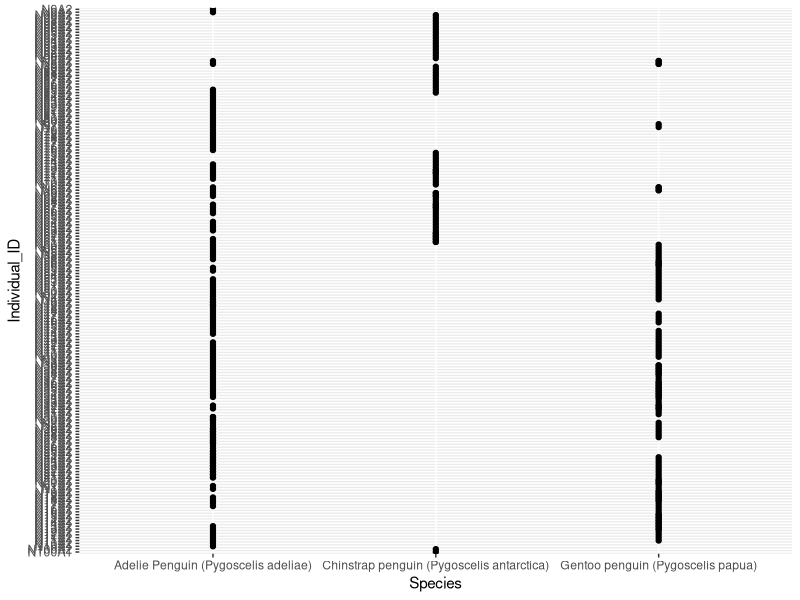
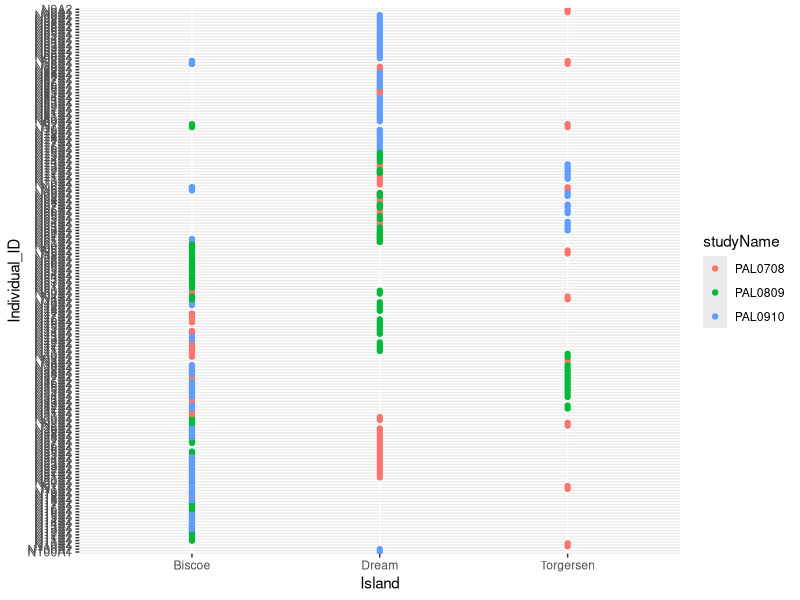
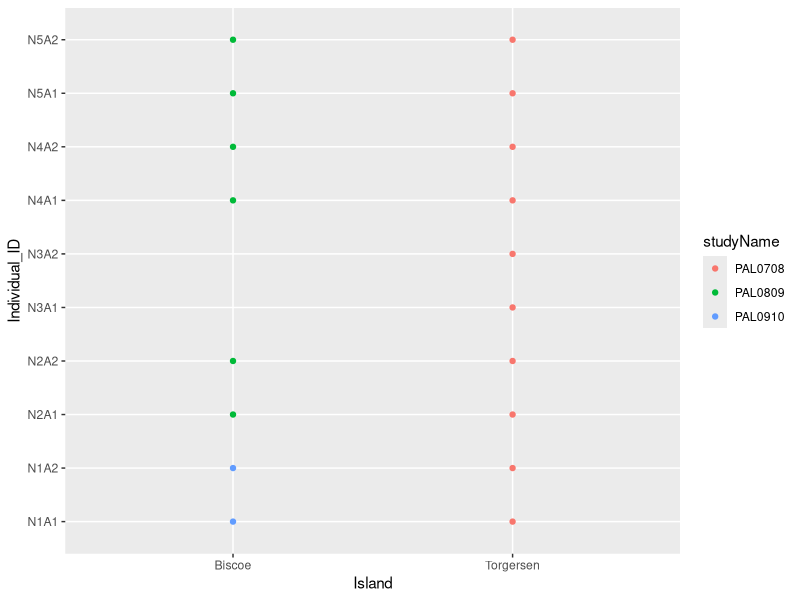
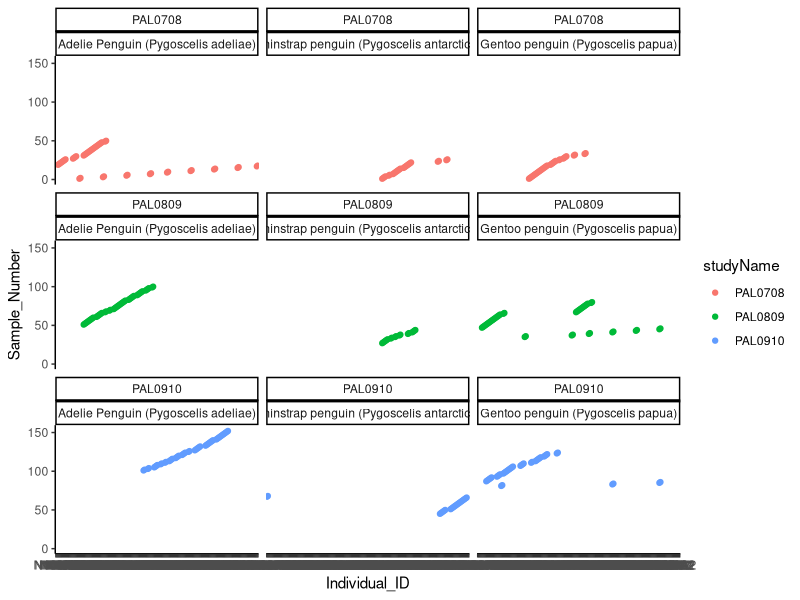

R code for these plots, in order:
library(tidyverse)
library(here)


# {palmerpenguins} ====================================

# install.packages("palmerpenguins")
# library(palmerpenguins) # to load, BUT no need if you use namespace ;)

palmerpenguins::penguins
raw <- palmerpenguins::penguins_raw


# Get info about "penguins_raw" --------------------------------------------

# ?penguins_raw
# A tibble with 344 rows and 17 variables:






# Make dummy date set ---------------------------

# Make col names easier to work with (replace space and non alpha num characters) --------------------------------

# Use to test regex
names(raw) %>% str_view_all(., "o/oo")


names(raw) <- str_replace_all(names(raw), " ", "_")
names(raw) <- str_replace_all(names(raw), "\\(|\\)", "")
names(raw) <- str_replace_all(names(raw), "_o/oo", "")
names(raw)


# Remove useless vars ------------------
raw <- raw %>% 
  select(-c(Region, Stage, Clutch_Completion))


# Simulate incomplete data set from last study (PAL0910) ------------------
raw$studyName %>% unique()

# Subset so I can work on this ...
PAL0910 <- raw %>% 
  filter(studyName == "PAL0910") %>% 
  write_csv("./PAL0910.csv")

# ... to drop a big part of the readings (so that it looks incomplete)
to_remove <- PAL0910 %>% slice_max(Date_Egg, n = 99)

# ... and then later show how to add this again
raw_small <- anti_join(raw, to_remove, 
                       by = c("studyName", "Species", "Island", "Individual_ID")) # return all x without match in y


# Add typos ------------------------------

# Error 1: obvious misspelling (species)
raw_small$Species[133] <- "Gentoo"
raw_small$Species %>% unique()

# DROP THIS ONE FOR NOW Error 2: missing info (Species) -> correct based on Individual_ID
# find individual that has more than 2 readings so I can be sure about the spp
raw_small %>% 
  group_by(Individual_ID) %>% 
  summarise(n = n()) %>% 
  filter(n > 2)  # N28A1 and others ...

raw_small %>% 
  filter(Individual_ID == "N28A1") # 2 spp ... wtf

raw %>% 
  group_by(Individual_ID) %>% 
  summarise(spp_nr = length(unique(Species))) %>% 
  filter(spp_nr > 1) %>% 
  view()


# Plot to see spp to indivdual nr ...
ggplot(raw, aes(x = Species,
                      y = Individual_ID)) +
  geom_point()
  


# Error 2: tricky (Individual_ID, double "A" in name)
raw_small$Individual_ID[21] #  "N11A1"
raw_small$Individual_ID[21] <- "N11AA1"

# Error 2: tricky (Date wrong year 2090 instead of 2009)
raw$Date_Egg[127] # "2009-11-21"
raw$Date_Egg[127] <- "2090-11-21"





# Then export as CSV
write_csv(raw_small, "./palmer_rawdata.csv")



# Explore 

## studyName -----------------------

raw$studyName %>% length() # 344
raw$studyName %>% unique() #  "PAL0708" "PAL0809" "PAL0910" Data comes from 3 studies
raw$studyName %>% unique() %>% length() # 3

raw %>% 
  group_by(studyName) %>% 
  summarise(spp = unique(Species)) #%>% view()
# 1 PAL0708   Adelie Penguin (Pygoscelis adeliae)      
# 2 PAL0708   Gentoo penguin (Pygoscelis papua)        
# 3 PAL0708   Chinstrap penguin (Pygoscelis antarctica)
# 4 PAL0809   Adelie Penguin (Pygoscelis adeliae)      
# 5 PAL0809   Gentoo penguin (Pygoscelis papua)        
# 6 PAL0809   Chinstrap penguin (Pygoscelis antarctica)
# 7 PAL0910   Adelie Penguin (Pygoscelis adeliae)      
# 8 PAL0910   Gentoo penguin (Pygoscelis papua)        
# 9 PAL0910   Chinstrap penguin (Pygoscelis antarctica)

# Each study looked at all 3 spp


## Sample Number -----------------------

raw$Sample_Number %>% length() # 344
raw$Sample_Number %>% unique() #  1 to 152 (not sure if any nr missing in the middle ... )
raw$Sample_Number %>% unique() %>% length() # 152 

raw$Sample_Number %>% unique() == 1:152 # all TRUE


## Region --------------------------------------

# Most boring info

raw$Region %>% length() # 344
raw$Region %>% unique() #  "Anvers"
raw$Region %>% unique() %>% length() # 1 



## Island --------------------------------------

# this is more interesting

raw$Island %>% length() # 344
raw$Island %>% unique() #  "Torgersen" "Biscoe"    "Dream"
raw$Island %>% unique() %>% length() # 3

raw %>%  group_by(studyName) %>% 
  summarise(length(unique(Island)))

raw %>% 
  # filter(studyName == studyName[1]) %>% 
  group_by(studyName, Island) %>% 
  summarise(obs_island = length(Island) ) %>% 
  view()
  
# There are observation from each island in for each of the 3 studies, 
# bur != nr of observations 




## Stage --------------------------------------

# also very boring, only one unique value

raw$Stage %>% length() # 344
raw$Stage %>% unique() #  "Adult, 1 Egg Stage"
raw$Stage %>% unique() %>% length() # 1



## Individual_ID ----------------------

# More interesting! 190 individuals

raw$Individual_ID %>% length() # 344
raw$Individual_ID %>% unique() # many!
raw$Individual_ID %>% unique() %>% length() # 190

raw$Individual_ID %>% unique() %>% nchar() %>% range() # 4 6
                                                   # names vary from 4 to 6 characters

# Look for patterns
uniqueID <- raw$Individual_ID %>% unique() 
str_view_all(uniqueID, "[:alpha:]") # good but not great for many entries (doesn't show all)
uniqueID %>% str_extract_all(., "[:alpha:]") %>% unique() %>% .[[1]]
uniqueID %>% str_extract_all(., "[:alpha:]") # not what I want (this is a selector function)
uniqueID %>% str_match_all(., "[:alpha:]") %>% unique()

# N and A must have a meaning ... 
# TO DO: use this to practice extracting info from single string!

raw %>% 
  filter(Individual_ID == Individual_ID[111]) %>% 
  view()

### Plot to visualize distribution of observations (Indiv, per island per study) ------------
ggplot(data = raw,
       aes(x = Island,
           y = Individual_ID)) +
  geom_point(aes(color = studyName))

# Subset to only a few Individuals for easy of quick lpot viz
raw %>% 
  filter(Individual_ID %in% c(raw$Individual_ID[1:10])) %>% 
  ggplot(data = .,
         aes(x = Island,
             y = Individual_ID)) +
  geom_point(aes(color = studyName))



### Individual ID vs Sample Number -------------------
ggplot(raw, 
       aes(x = Individual_ID, 
           y = Sample_Number,
           color = studyName)) +
  geom_point() +
  facet_wrap(studyName~Species) +
  theme_classic()


raw %>% 
  filter(Sample_Number == 151) %>% 
  select(Individual_ID)

# Not clear what corresponds to what with samples nr and indiv ids ...
# Looks like samples are not unique ... ???




## Clutch Completion --------------------------

# Just says if cluthc was compledted or not (yes if 2 eggs)

raw$Clutch_Completion %>% length() # 344
raw$Clutch_Completion %>% unique() # "Yes" "No"
raw$Clutch_Completion %>% unique() %>% length() # 2



## Date Egg --------------------------

# Date when eg observed - good for demo {lubridate}

raw$Date_Egg %>% length() # 344
raw$Date_Egg %>% unique() #  "2007-11-11" "2007-11-16" "2007-11-15" ...
raw$Date_Egg %>% unique() %>% length() # 50



## ... ------------------


## Comments -------------------------

raw$Comments
raw$Date_Egg %>% length() # 344
raw$Date_Egg %>% unique() #  "2007-11-11" "2007-11-16" "2007-11-15" ...
raw$Date_Egg %>% unique() %>% length() # 50



